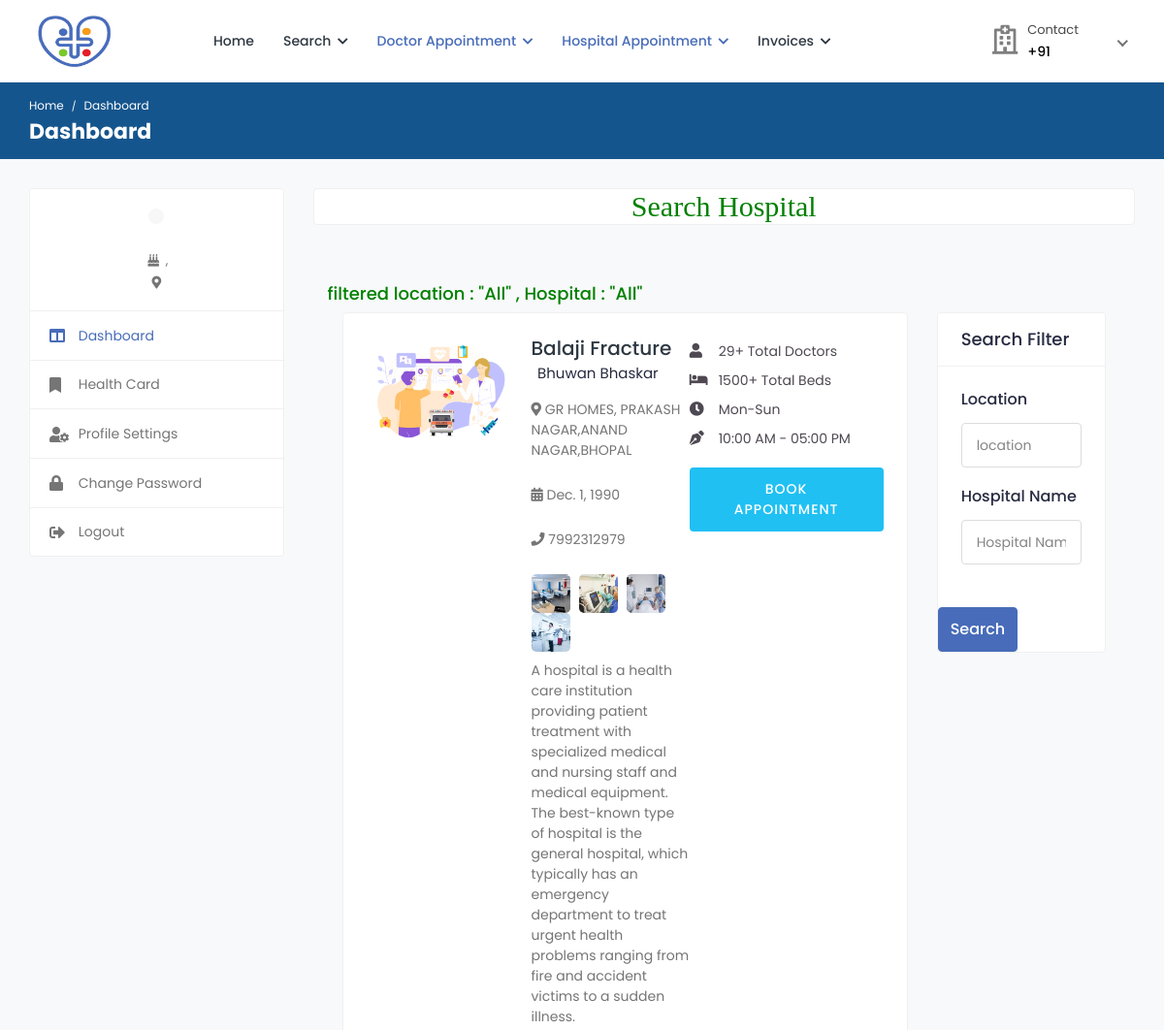
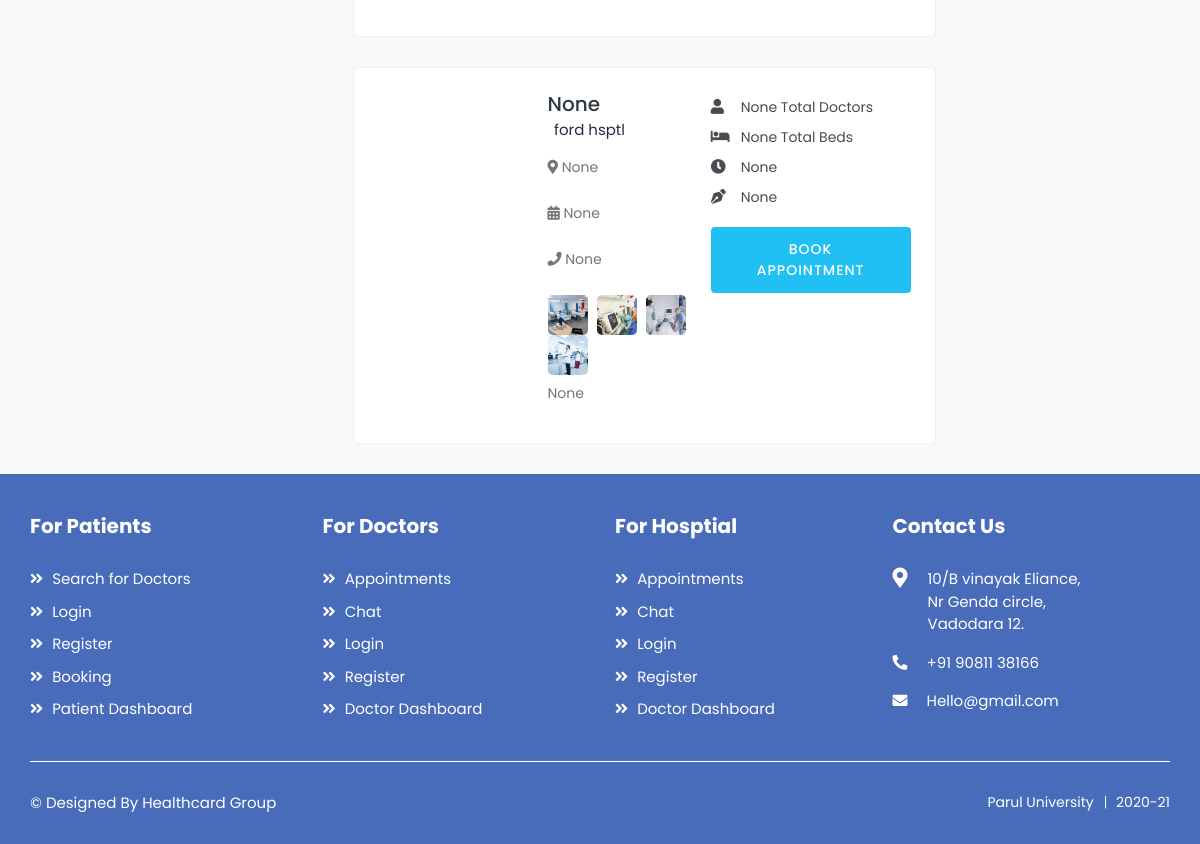
Page /search_hospital on the committed database (2 pictures, top to bottom).
### health/models.py (models this page shows, shortened)
class Hospital(models.Model):
    status = models.CharField(max_length=100,null=True)
    user = models.ForeignKey(User, on_delete=models.CASCADE, null=True)
    mobile = models.CharField(max_length=10, null=True)
    name = models.CharField(max_length=100, null=True)
    nom_doctor = models.CharField(max_length=100, null=True)
    nom_beds = models.CharField(max_length=100, null=True)
    foundation_date = models.DateField(null=True)
    timing = models.CharField(max_length=100, null=True)
    owner_name = models.CharField(max_length=100, null=True)
    days_time = models.CharField(max_length=100, null=True)
    address = models.CharField(max_length=100, null=True)
    biography = models.TextField(null=True)
    image = models.FileField(null=True)

### health/views.py (the view, shortened to what this page needs)
# urls.py: path('search_hospital',search_hospital,name="search_hospital"),
def search_hospital(request):
    data = Hospital.objects.all()
    l = "All"
    n = "All"
    d={'data':data,'l':l,'n':n,}
    return render(request,'patient/search_hospital.html',d)

### health/templates/patient/search_hospital.html (shortened to what this page needs)
{% extends 'patient/sidebar.html' %}
{% load static %}
{% block b %}
<h2 style="font-family:roman;color:green" align="center" class="card">Search Hospital</h2>
<div class="content">
				<div class="container-fluid">
					<div class="row">
						<h4 style="color:green"> filtered location : "{{l}}" , Hospital : "{{n}}" </h4>
                        <div class="col-md-8 col-lg-8 col-xl-9">
						{% for i in data %}
							<div class="card">
								<div class="card-body">
									<div class="doctor-widget">
										<div class="doc-info-left">
											<div class="doctor-img">
												<a href="doctor-profile.html">
                                                    {% if i.image %}
													<img src="{{i.image.url}}" class="img-fluid" alt="User Image">
                                                    {% endif %}
												</a>
											</div>
											<div class="doc-info-cont">
												<h4 class="doc-name"><a href="doctor-profile.html">{{i.name}}</a></h4>
												<div class="clinic-details">
													<p > {{i.user.first_name}} {{i.user.last_name}}</p>
													<p class="doc-location"><i  class="fas fa-map-marker-alt"></i> {{i.address}}</p>
													<p class="doc-location"><i class="fas fa-calendar-alt"></i> {{i.foundation_date}}</p>
													<p class="doc-location"><i class="fas fa-phone"></i> {{i.mobile}}</p>
													<ul class="clinic-gallery">
														<li>
															<a href="{% static 'user/img/features/feature-01.jpg' %}" data-fancybox="gallery">
																<img src="{% static 'user/img/features/feature-01.jpg' %}" alt="Feature">
															</a>
														</li>
														<li>
															<a href="{% static 'user/img/features/feature-02.jpg' %}" data-fancybox="gallery">
																<img  src="{% static 'user/img/features/feature-02.jpg' %}" alt="Feature">
															</a>
														</li>
														<li>
															<a href="{% static 'user/img/features/feature-03.jpg' %}" data-fancybox="gallery">
																<img src="{% static 'user/img/features/feature-03.jpg' %}" alt="Feature">
															</a>
														</li>
														<li>
															<a href="{% static 'user/img/features/feature-04.jpg' %}" data-fancybox="gallery">
																<img src="{% static 'user/img/features/feature-04.jpg' %}" alt="Feature">
															</a>
														</li>
														<p class="doc-speciality" style="margin-top:5%">{{i.biography}}</p>
													</ul>
												</div>
											</div>
										</div>
										<div class="doc-info-right">
											<div class="clini-infos">
												<ul>
													<li><i class="fas fa-user"></i>{{i.nom_doctor}}  Total Doctors</li>
													<li><i class="fas fa-bed"></i>{{i.nom_beds}}  Total Beds</li>
													<li><i class="fas fa-clock"></i>{{i.days_time}}</li>
													<li><i class="fas fa-pen-nib"></i>{{i.timing}}</li>
												</ul>
											</div>
											<div class="clinic-booking">
												<a class="apt-btn" href="{% url 'hospital_appointment' i.id %}">Book Appointment</a>
											</div>
										</div>
									</div>
								</div>
							</div>
	{% endfor %}
						</div>
                        <div class="col-md-4 col-lg-4 col-xl-3">
							<form action="" method="post" enctype="multipart/form-data">
							<div class="card search-filter">
								<div class="card-header">
									<h4 class="card-title mb-0">Search Filter</h4>
								</div>
								<div class="card-body">
								<div class="filter-widget">
									<h4>Location</h4>
									<div class="">
										<input type="text" class="form-control" placeholder="location" name="address">
									</div>
								</div>
									<div class="filter-widget">
									<h4>Hospital Name</h4>
									<div class="">
										<input type="text" class="form-control" placeholder="Hospital Name" name="name">
									</div>
								</div>
								</div>
									<div class="btn-search">
										<button type="submit" class="btn btn-primary">Search</button>
									</div>
								</div>
							</div>
						</div>
                    </div>
                </div>
</div>
{% endblock %}

### rows in the picture
Hospital: image (picture), name "Balaji Fracture", user.first_name "Bhuwan", user.last_name "Bhaskar", address "GR HOMES, PRAKASH NAGAR,ANAND NAGAR,BHOPAL", foundation_date "Dec. 1, 1990", mobile "7992312979", biography "A hospital is a health care institution providing patient treatment with specialized medical and nursing staff and medical equipment. The best-known type of hospital is the general hospital, which typically has an emergency department to treat urgent health problems ranging from fire and accident victims to a sudden illness.", nom_doctor "29+", nom_beds "1500+", days_time "Mon-Sun", timing "10:00 AM - 05:00 PM"
Hospital: name "None", user.first_name "ford", user.last_name "hsptl", address "None", foundation_date "None", mobile "None", biography "None", nom_doctor "None", nom_beds "None", days_time "None", timing "None"

### other values in the picture
{{ l }} "All"
{{ n }} "All"
